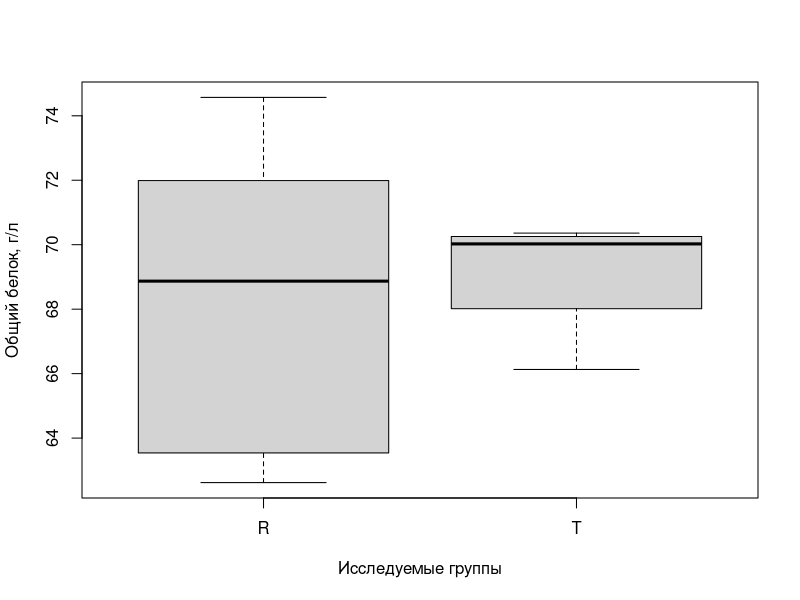
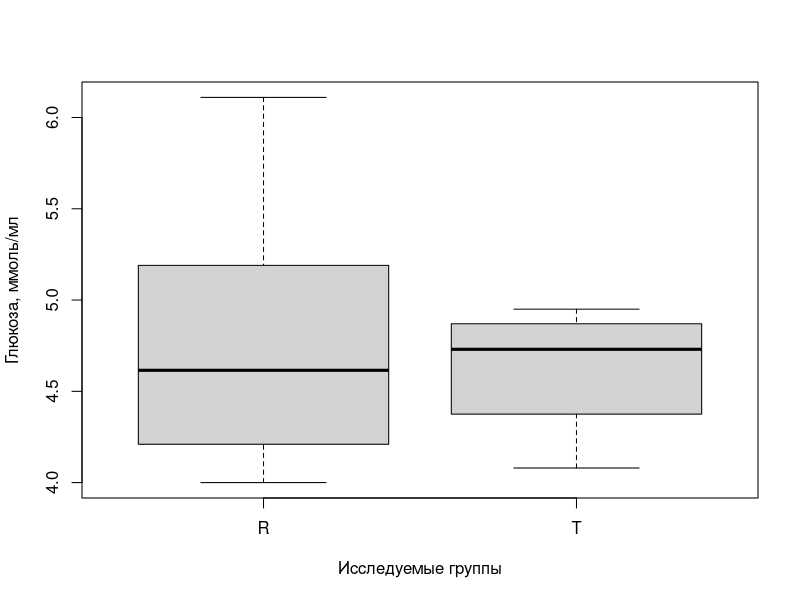
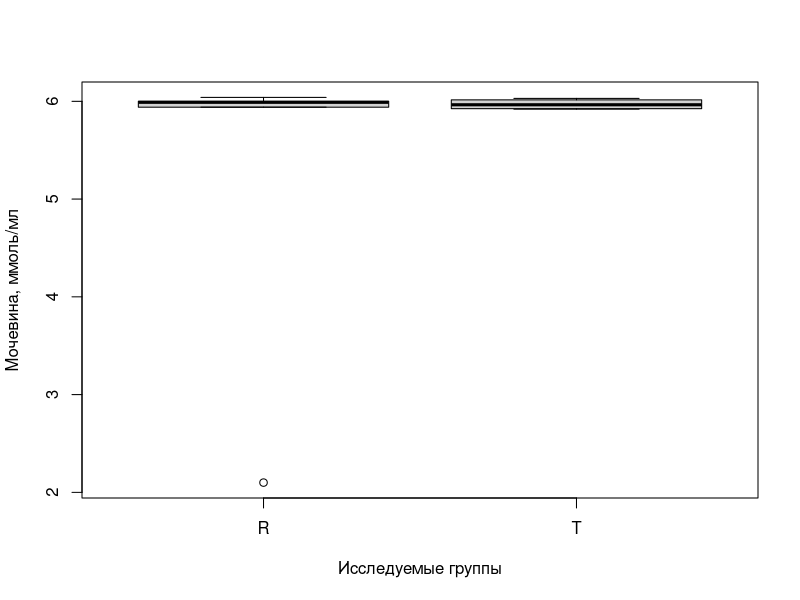

Write the R code that produced these figures, in order.
## ---- chunk 1
check.diff <- function(a, b) {
  if(any(shapiro.test(a)$p.value < 0.05, shapiro.test(b)$p.value < 0.05)) {
    pval <- wilcox.test(a, b)$p.value
    pval.w.crit <- sprintf("%.4f (%s)", pval, "w")
  } else {
    pval <- wilcox.test(a, b)$p.value
    pval.w.crit <- sprintf("%.4f (%s)", pval, "t")
  }
  if(pval < 0.05) {
    text = sprintf("найдены статистически значимые отличия (%s)", pval.w.crit)
  } else {
    text = sprintf("статистически значимых отличий не обнаружено (%s)", pval.w.crit)
  }
  res <- data.frame(pval = pval,
                    pval.w.crit = pval.w.crit,
                    text = text)
  
  res
}

d <- openxlsx::read.xlsx("../data/working.dataset.xlsx")
## ---- chunk 2
tbl <- aggregate(. ~ group + sex, d[,c("group", "sex", "age", "temp", "weight", "height")], function(x) sprintf("%.2f±%.2f", mean(x), sd(x)))
names(tbl) <- c("Группа", "Пол", "Возраст, полных лет", "Температура, °C", "Вес, кг", "Рост, см")
tbl <- flextable::flextable(tbl)
tbl <- flextable::autofit(tbl)
flextable::theme_box(tbl)
## ---- chunk 3
ll <- list()
for(x in c("protein", "glucose", "urea")) {
  ll[[x]] <- check.diff(a = d[d$group == "T", x], b = d[d$group == "R", x])
}
## ---- chunk 4
boxplot(protein ~ group, d, xlab = "Исследуемые группы", ylab = "Общий белок, г/л")
## ---- chunk 5
boxplot(glucose ~ group, d, xlab = "Исследуемые группы", ylab = "Глюкоза, ммоль/мл")
## ---- chunk 6
boxplot(urea ~ group, d, xlab = "Исследуемые группы", ylab = "Мочевина, ммоль/мл")
